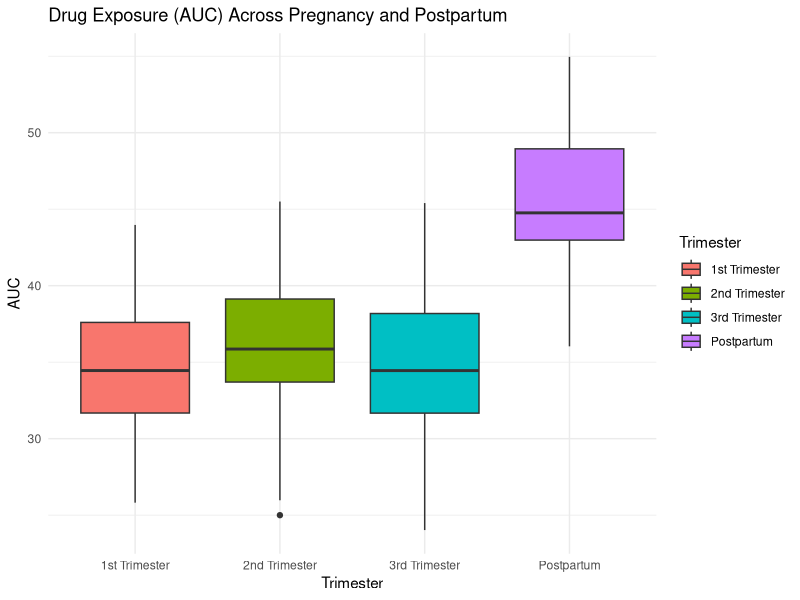
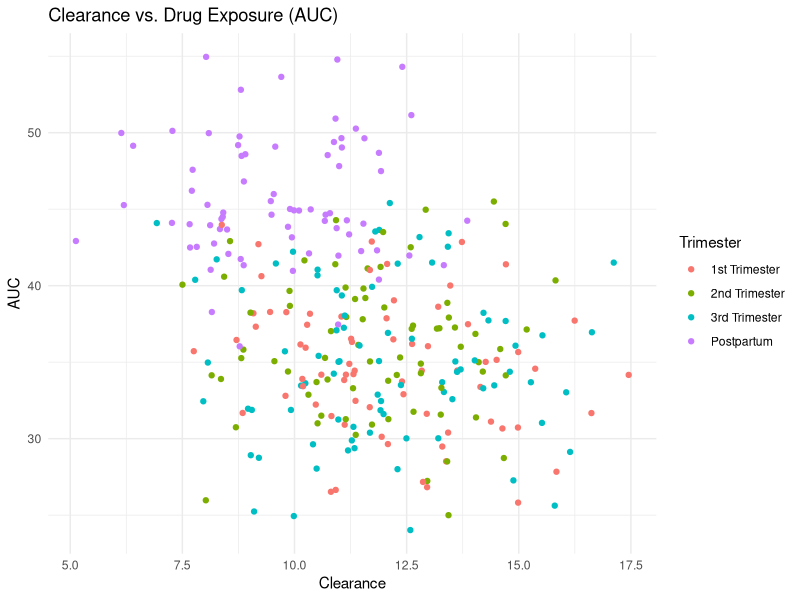
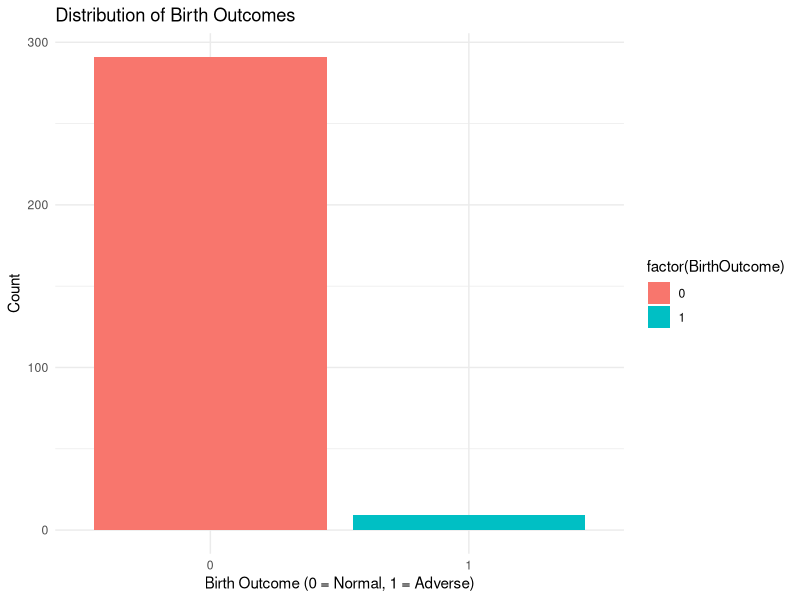
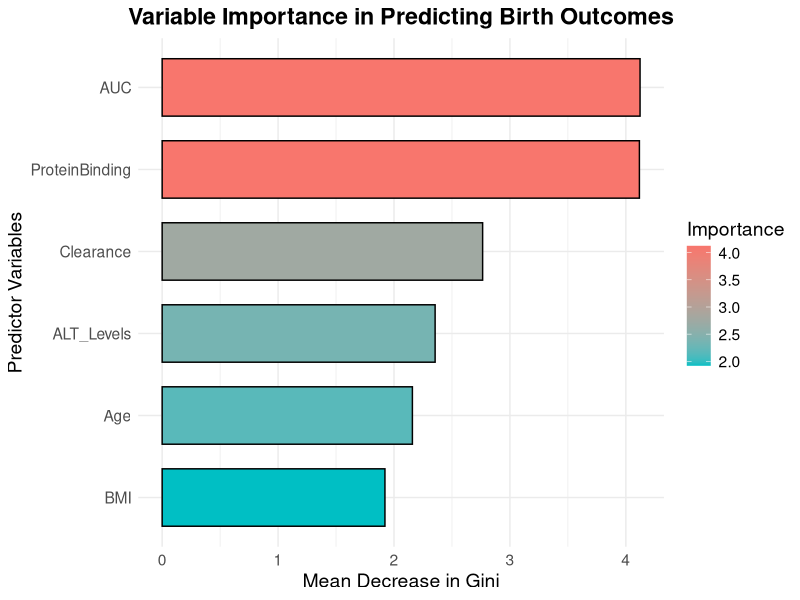

The R script that drew these images, in order:
## ---- chunk 1
# Load required libraries
library(ggplot2)
library(dplyr)

# Set seed for reproducibility
set.seed(123)

# Number of participants
n <- 300  

# Generate participant IDs
participant_id <- 1:n  

# Pregnancy periods (1st, 2nd, 3rd trimester, Postpartum)
trimester <- sample(c("1st Trimester", "2nd Trimester", "3rd Trimester", "Postpartum"), 
                    size = n, replace = TRUE, prob = c(0.25, 0.25, 0.25, 0.25))

# Drug Type (ARV or Anti-TB)
drug_type <- sample(c("ARV", "Anti-TB"), size = n, replace = TRUE)

# Generate demographic data
age <- sample(18:45, size = n, replace = TRUE)  # Age between 18-45 years
bmi <- ifelse(trimester == "Postpartum", 
              rnorm(n, mean = 26, sd = 3), 
              rnorm(n, mean = 30, sd = 3))  # Higher BMI in pregnancy

# Gestational Age (weeks) for pregnancy cases
gestational_age <- ifelse(trimester == "Postpartum", NA, sample(12:40, size = n, replace = TRUE))

# Dose (mg), adjusted for pregnancy
dose <- ifelse(trimester == "Postpartum", 
               rnorm(n, mean = 600, sd = 50), 
               rnorm(n, mean = 650, sd = 50))  # Slightly increased dose in pregnancy

# Generate pharmacokinetic data
cmax <- ifelse(trimester == "Postpartum", 
               rnorm(n, mean = 5, sd = 1), 
               rnorm(n, mean = 4, sd = 1))  # Lower in pregnancy

auc <- ifelse(trimester == "Postpartum", 
              rnorm(n, mean = 45, sd = 5), 
              rnorm(n, mean = 35, sd = 5))  # Reduced drug exposure in pregnancy

half_life <- ifelse(trimester == "Postpartum", 
                    rnorm(n, mean = 8, sd = 1), 
                    rnorm(n, mean = 7, sd = 1))  # Shorter in pregnancy

clearance <- ifelse(trimester == "Postpartum", 
                    rnorm(n, mean = 10, sd = 2), 
                    rnorm(n, mean = 12, sd = 2))  # Higher clearance in pregnancy

# Protein Binding (%)
protein_binding <- rnorm(n, mean = 85, sd = 5)  # Between 80-90%

# CD4 Count (HIV patients, ARV only)
cd4_count <- ifelse(drug_type == "ARV", 
                    ifelse(trimester == "Postpartum", rnorm(n, mean = 500, sd = 100), rnorm(n, mean = 400, sd = 100)), 
                    NA)  # Only for ARV users

# Viral Load (log10 copies/mL) - inverse of CD4 count
viral_load <- ifelse(drug_type == "ARV", 
                     5 - (cd4_count / 200), 
                     NA)  # Only for ARV users

# Liver Enzyme Levels (ALT, IU/L) - indicator of liver function
alt_levels <- rnorm(n, mean = 25, sd = 10)  # Between 15-35 IU/L

# Birth Outcome (0 = Normal, 1 = Adverse) influenced by drug exposure
prob_adverse_outcome <- 1 / (1 + exp(-(-1 + 0.05 * clearance - 0.1 * auc + 0.01 * alt_levels)))
birth_outcome <- rbinom(n, size = 1, prob = prob_adverse_outcome)

# Create the dataset
TBpregnancy <- data.frame(ParticipantID = participant_id, 
                 Age = age,
                 BMI = bmi,
                 GestationalAge = gestational_age,
                 Trimester = trimester, 
                 DrugType = drug_type, 
                 Dose_mg = dose,
                 Cmax = cmax, 
                 AUC = auc, 
                 HalfLife = half_life, 
                 Clearance = clearance, 
                 ProteinBinding = protein_binding,
                 CD4Count = cd4_count,
                 ViralLoad = viral_load,
                 ALT_Levels = alt_levels,
                 BirthOutcome = birth_outcome)

# View first few rows
head(TBpregnancy)

## ---- chunk 2
summary(TBpregnancy)


str(TBpregnancy)
## ---- chunk 3
# Boxplot of AUC (Drug Exposure) across pregnancy stages
ggplot(TBpregnancy, aes(x = Trimester, y = AUC, fill = Trimester)) +
  geom_boxplot() +
  theme_minimal() +
  ggtitle("Drug Exposure (AUC) Across Pregnancy and Postpartum")

# Scatter plot: Clearance vs. AUC
ggplot(TBpregnancy, aes(x = Clearance, y = AUC, color = Trimester)) +
  geom_point() +
  theme_minimal() +
  ggtitle("Clearance vs. Drug Exposure (AUC)")

# Birth Outcome Distribution
ggplot(TBpregnancy, aes(x = factor(BirthOutcome), fill = factor(BirthOutcome))) +
  geom_bar() +
  theme_minimal() +
  labs(x = "Birth Outcome (0 = Normal, 1 = Adverse)", y = "Count", title = "Distribution of Birth Outcomes")

## ---- chunk 4
lm_model <- lm(AUC ~ Trimester + DrugType + BMI, data = TBpregnancy)
summary(lm_model)  # Expect AUC to be lower in pregnancy

## ---- chunk 5
glm_model <- glm(BirthOutcome ~ AUC + Clearance + ALT_Levels + Trimester, data = TBpregnancy, family = binomial)
summary(glm_model)  # Expect higher clearance & ALT levels to increase risk of adverse birth outcomes

## ---- chunk 6
# Linear Model: AUC as the dependent variable
lm_auc <- lm(AUC ~ Trimester + BMI + DrugType + Clearance + ProteinBinding, data = TBpregnancy)
summary(lm_auc)  # Expect Trimester and Clearance to be significant

## ---- chunk 7
# Logistic Regression: Predicting BirthOutcome
glm_birth <- glm(BirthOutcome ~ AUC + Clearance + ALT_Levels + Trimester + DrugType, 
                 data = TBpregnancy, family = binomial)
summary(glm_birth)  # Expect Clearance & ALT levels to increase risk

## ---- chunk 8
# Load required libraries
library(randomForest)
library(ggplot2)
library(dplyr)

# Convert categorical variables (ensuring classification mode)
TBpregnancy$Trimester <- as.factor(TBpregnancy$Trimester)
TBpregnancy$DrugType <- as.factor(TBpregnancy$DrugType)
TBpregnancy$BirthOutcome <- as.factor(TBpregnancy$BirthOutcome)  # Ensuring classification mode

# Train a Random Forest classification model
set.seed(123)
rf_model <- randomForest(BirthOutcome ~ AUC + Clearance + ALT_Levels + BMI + Age + ProteinBinding, 
                         data = TBpregnancy, ntree = 500, importance = TRUE)

# Extract variable importance (correctly using "MeanDecreaseGini" for classification models)
var_imp <- as.data.frame(importance(rf_model))  # Extract importance values
var_imp$Variable <- rownames(var_imp)  # Add variable names
var_imp <- var_imp %>% arrange(desc(MeanDecreaseGini))  # Sort by importance

# Create a color-coded variable importance plot
ggplot(var_imp, aes(x = reorder(Variable, MeanDecreaseGini), y = MeanDecreaseGini, fill = MeanDecreaseGini)) +
  geom_bar(stat = "identity", width = 0.7, color = "black") +  # Adds border for clarity
  coord_flip() +
  scale_fill_gradient(low = "#00BFC4", high = "#F8766D") +  # Blue to red gradient (low to high importance)
  theme_minimal() +
  labs(title = "Variable Importance in Predicting Birth Outcomes",
       x = "Predictor Variables", y = "Mean Decrease in Gini",
       fill = "Importance") +
  theme(text = element_text(size = 14),
        plot.title = element_text(hjust = 0.5, face = "bold"),
        legend.position = "right")


## ---- chunk 9
# Expand the dataset: Each participant has 3 time points
set.seed(123)
TBpregnancy_long <- TBpregnancy %>%
  slice(rep(1:n(), each = 3)) %>%  # Repeat each row 3 times
  mutate(Timepoint = rep(1:3, times = n))  # Assign time points

# Introduce slight variations in AUC and Clearance per timepoint
TBpregnancy_long <- TBpregnancy_long %>%
  mutate(AUC = AUC + rnorm(n() , mean = 0, sd = 2),  # Small variations
         Clearance = Clearance + rnorm(n(), mean = 0, sd = 0.5))

# Check the structure
head(TBpregnancy_long)

## ---- chunk 10
library(lme4)

# Fit a mixed model for AUC with random intercept per Participant
mixed_model <- lmer(AUC ~ Trimester + Clearance + (1 | ParticipantID), data = TBpregnancy_long)
summary(mixed_model)

